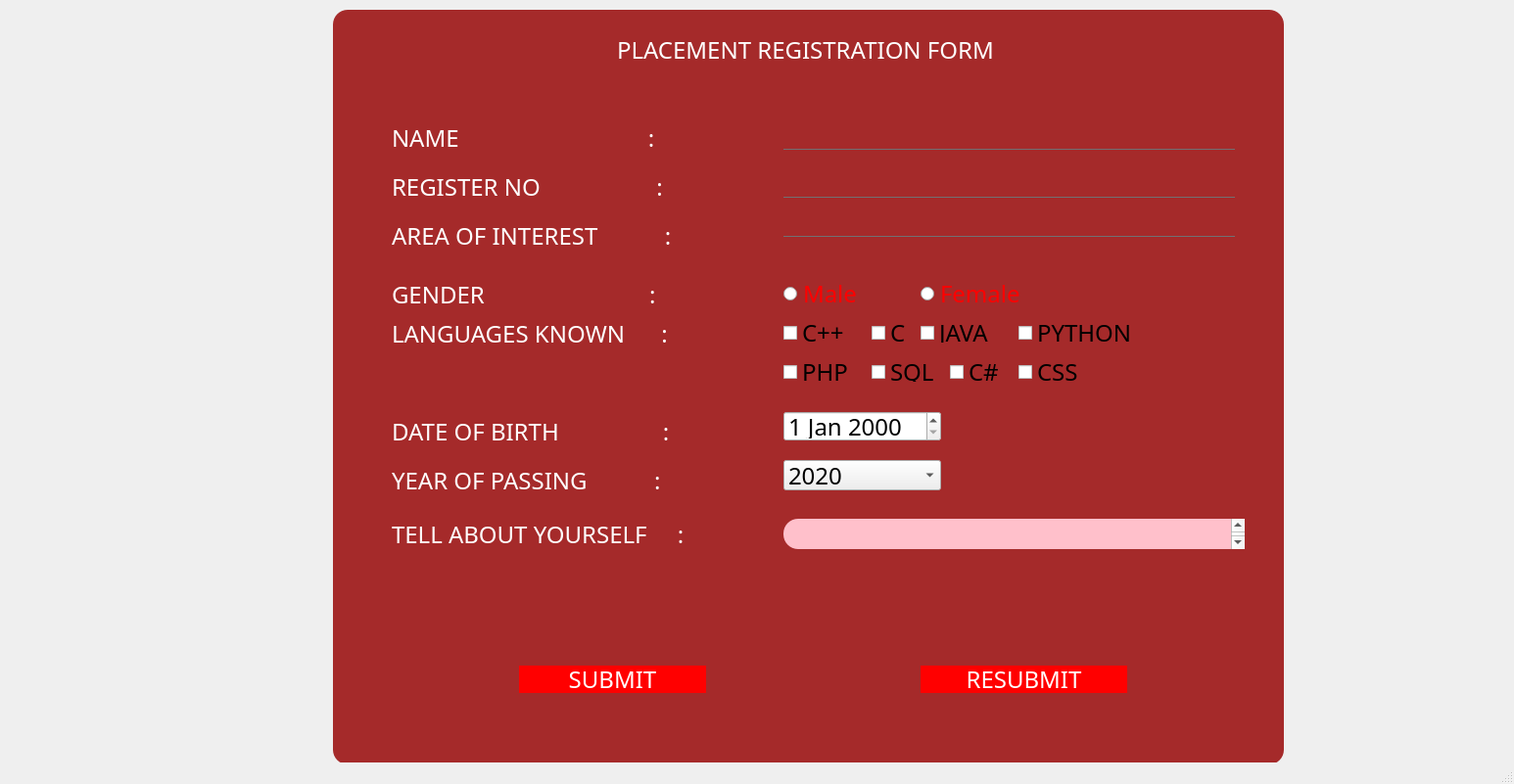
<?xml version="1.0" encoding="UTF-8"?>
<ui version="4.0">
 <class>MainWindow</class>
 <widget class="QMainWindow" name="MainWindow">
  <property name="geometry">
   <rect>
    <x>0</x>
    <y>0</y>
    <width>1546</width>
    <height>801</height>
   </rect>
  </property>
  <property name="windowTitle">
   <string>MainWindow</string>
  </property>
  <widget class="QWidget" name="centralwidget">
   <widget class="QFrame" name="frame">
    <property name="geometry">
     <rect>
      <x>340</x>
      <y>10</y>
      <width>971</width>
      <height>771</height>
     </rect>
    </property>
    <property name="styleSheet">
     <string notr="true">*{
font-family:century gothic;
font-size:24px;
}
QFrame
{
background:brown;
border-radius:15px;
}
QPushButton
{
background:red;
border-radius:60px;
}
QToolButton
{
background:red;
border-radius:60px;
}
QLabel{
color:white;
background:transparent
}
QPushButton{
color:white;
border-radius:15px;
}

QLineEdit{

background:transparent;
border:none;
color:red;
border-bottom:1px solid #717072;
}</string>
    </property>
    <property name="frameShape">
     <enum>QFrame::StyledPanel</enum>
    </property>
    <property name="frameShadow">
     <enum>QFrame::Raised</enum>
    </property>
    <widget class="QLabel" name="label">
     <property name="geometry">
      <rect>
       <x>290</x>
       <y>20</y>
       <width>391</width>
       <height>41</height>
      </rect>
     </property>
     <property name="text">
      <string>PLACEMENT REGISTRATION FORM</string>
     </property>
    </widget>
    <widget class="QLineEdit" name="lineEdit">
     <property name="geometry">
      <rect>
       <x>460</x>
       <y>110</y>
       <width>461</width>
       <height>33</height>
      </rect>
     </property>
    </widget>
    <widget class="QLineEdit" name="lineEdit_2">
     <property name="geometry">
      <rect>
       <x>460</x>
       <y>170</y>
       <width>461</width>
       <height>22</height>
      </rect>
     </property>
    </widget>
    <widget class="QLineEdit" name="lineEdit_3">
     <property name="geometry">
      <rect>
       <x>460</x>
       <y>210</y>
       <width>461</width>
       <height>22</height>
      </rect>
     </property>
    </widget>
    <widget class="QRadioButton" name="radioButton">
     <property name="geometry">
      <rect>
       <x>460</x>
       <y>280</y>
       <width>95</width>
       <height>20</height>
      </rect>
     </property>
     <property name="styleSheet">
      <string notr="true">QRadioButton{
color:red;
}</string>
     </property>
     <property name="text">
      <string>Male</string>
     </property>
    </widget>
    <widget class="QRadioButton" name="radioButton_2">
     <property name="geometry">
      <rect>
       <x>600</x>
       <y>280</y>
       <width>121</width>
       <height>20</height>
      </rect>
     </property>
     <property name="styleSheet">
      <string notr="true">QRadioButton{
color:red;
}</string>
     </property>
     <property name="text">
      <string>Female</string>
     </property>
    </widget>
    <widget class="QCheckBox" name="checkBox">
     <property name="geometry">
      <rect>
       <x>460</x>
       <y>320</y>
       <width>81</width>
       <height>20</height>
      </rect>
     </property>
     <property name="text">
      <string>C++</string>
     </property>
    </widget>
    <widget class="QCheckBox" name="checkBox_2">
     <property name="geometry">
      <rect>
       <x>550</x>
       <y>320</y>
       <width>81</width>
       <height>20</height>
      </rect>
     </property>
     <property name="text">
      <string>C</string>
     </property>
    </widget>
    <widget class="QCheckBox" name="checkBox_3">
     <property name="geometry">
      <rect>
       <x>600</x>
       <y>320</y>
       <width>91</width>
       <height>20</height>
      </rect>
     </property>
     <property name="text">
      <string>JAVA</string>
     </property>
    </widget>
    <widget class="QCheckBox" name="checkBox_4">
     <property name="geometry">
      <rect>
       <x>700</x>
       <y>320</y>
       <width>121</width>
       <height>20</height>
      </rect>
     </property>
     <property name="text">
      <string>PYTHON</string>
     </property>
    </widget>
    <widget class="QCheckBox" name="checkBox_5">
     <property name="geometry">
      <rect>
       <x>460</x>
       <y>360</y>
       <width>81</width>
       <height>20</height>
      </rect>
     </property>
     <property name="text">
      <string>PHP</string>
     </property>
    </widget>
    <widget class="QCheckBox" name="checkBox_6">
     <property name="geometry">
      <rect>
       <x>550</x>
       <y>360</y>
       <width>81</width>
       <height>20</height>
      </rect>
     </property>
     <property name="text">
      <string>SQL</string>
     </property>
    </widget>
    <widget class="QCheckBox" name="checkBox_7">
     <property name="geometry">
      <rect>
       <x>630</x>
       <y>360</y>
       <width>81</width>
       <height>20</height>
      </rect>
     </property>
     <property name="text">
      <string>C#</string>
     </property>
    </widget>
    <widget class="QCheckBox" name="checkBox_8">
     <property name="geometry">
      <rect>
       <x>700</x>
       <y>360</y>
       <width>81</width>
       <height>20</height>
      </rect>
     </property>
     <property name="text">
      <string>CSS</string>
     </property>
    </widget>
    <widget class="QDateEdit" name="dateEdit">
     <property name="geometry">
      <rect>
       <x>460</x>
       <y>410</y>
       <width>161</width>
       <height>31</height>
      </rect>
     </property>
    </widget>
    <widget class="QPlainTextEdit" name="plainTextEdit">
     <property name="geometry">
      <rect>
       <x>460</x>
       <y>520</y>
       <width>471</width>
       <height>31</height>
      </rect>
     </property>
     <property name="styleSheet">
      <string notr="true">QPlainTextEdit{
background-color:pink;
}
</string>
     </property>
    </widget>
    <widget class="QPushButton" name="pushButton">
     <property name="geometry">
      <rect>
       <x>190</x>
       <y>670</y>
       <width>191</width>
       <height>28</height>
      </rect>
     </property>
     <property name="text">
      <string>SUBMIT</string>
     </property>
    </widget>
    <widget class="QPushButton" name="pushButton_2">
     <property name="geometry">
      <rect>
       <x>600</x>
       <y>670</y>
       <width>211</width>
       <height>28</height>
      </rect>
     </property>
     <property name="text">
      <string>RESUBMIT</string>
     </property>
    </widget>
    <widget class="QComboBox" name="comboBox">
     <property name="geometry">
      <rect>
       <x>460</x>
       <y>460</y>
       <width>161</width>
       <height>31</height>
      </rect>
     </property>
     <item>
      <property name="text">
       <string>2020</string>
      </property>
     </item>
     <item>
      <property name="text">
       <string>2021</string>
      </property>
     </item>
     <item>
      <property name="text">
       <string>2022</string>
      </property>
     </item>
     <item>
      <property name="text">
       <string>2023</string>
      </property>
     </item>
     <item>
      <property name="text">
       <string>2024</string>
      </property>
     </item>
     <item>
      <property name="text">
       <string>2025</string>
      </property>
     </item>
     <item>
      <property name="text">
       <string>2026</string>
      </property>
     </item>
    </widget>
    <widget class="QLabel" name="label_3">
     <property name="geometry">
      <rect>
       <x>60</x>
       <y>170</y>
       <width>311</width>
       <height>21</height>
      </rect>
     </property>
     <property name="text">
      <string>REGISTER NO                   :</string>
     </property>
    </widget>
    <widget class="QLabel" name="label_4">
     <property name="geometry">
      <rect>
       <x>60</x>
       <y>220</y>
       <width>311</width>
       <height>21</height>
      </rect>
     </property>
     <property name="text">
      <string>AREA OF INTEREST           :</string>
     </property>
    </widget>
    <widget class="QLabel" name="label_5">
     <property name="geometry">
      <rect>
       <x>60</x>
       <y>280</y>
       <width>341</width>
       <height>21</height>
      </rect>
     </property>
     <property name="text">
      <string>GENDER                           :</string>
     </property>
    </widget>
    <widget class="QLabel" name="label_6">
     <property name="geometry">
      <rect>
       <x>60</x>
       <y>320</y>
       <width>361</width>
       <height>21</height>
      </rect>
     </property>
     <property name="text">
      <string>LANGUAGES KNOWN      :</string>
     </property>
    </widget>
    <widget class="QLabel" name="label_7">
     <property name="geometry">
      <rect>
       <x>60</x>
       <y>420</y>
       <width>341</width>
       <height>21</height>
      </rect>
     </property>
     <property name="text">
      <string>DATE OF BIRTH                 :</string>
     </property>
    </widget>
    <widget class="QLabel" name="label_8">
     <property name="geometry">
      <rect>
       <x>60</x>
       <y>470</y>
       <width>351</width>
       <height>21</height>
      </rect>
     </property>
     <property name="text">
      <string>YEAR OF PASSING           :</string>
     </property>
    </widget>
    <widget class="QLabel" name="label_9">
     <property name="geometry">
      <rect>
       <x>60</x>
       <y>526</y>
       <width>331</width>
       <height>20</height>
      </rect>
     </property>
     <property name="text">
      <string>TELL ABOUT YOURSELF     :</string>
     </property>
    </widget>
    <widget class="QLabel" name="label_2">
     <property name="geometry">
      <rect>
       <x>60</x>
       <y>120</y>
       <width>351</width>
       <height>21</height>
      </rect>
     </property>
     <property name="text">
      <string>NAME                               :</string>
     </property>
    </widget>
   </widget>
  </widget>
  <widget class="QMenuBar" name="menubar">
   <property name="geometry">
    <rect>
     <x>0</x>
     <y>0</y>
     <width>1546</width>
     <height>26</height>
    </rect>
   </property>
  </widget>
  <widget class="QStatusBar" name="statusbar"/>
 </widget>
 <resources/>
 <connections/>
</ui>
